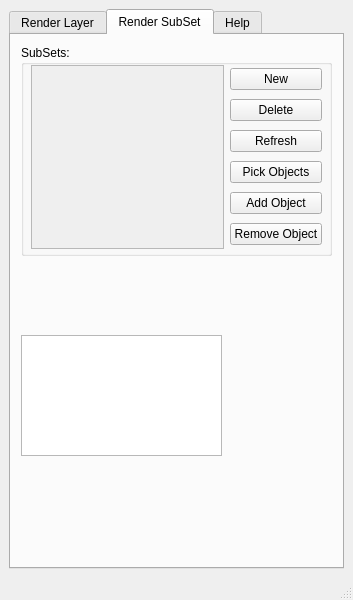
<?xml version="1.0" encoding="UTF-8"?>
<ui version="4.0">
 <class>root</class>
 <widget class="QMainWindow" name="root">
  <property name="geometry">
   <rect>
    <x>0</x>
    <y>0</y>
    <width>353</width>
    <height>600</height>
   </rect>
  </property>
  <property name="font">
   <font>
    <family>Arial</family>
   </font>
  </property>
  <property name="windowTitle">
   <string>Mental Ray Render Layer Tool V1.0 (37digital)</string>
  </property>
  <property name="locale">
   <locale language="English" country="UnitedStates"/>
  </property>
  <widget class="QWidget" name="centralwidget">
   <layout class="QHBoxLayout" name="horizontalLayout_3">
    <item>
     <widget class="QTabWidget" name="tabWidget">
      <property name="currentIndex">
       <number>1</number>
      </property>
      <widget class="QWidget" name="Tab_layer">
       <attribute name="title">
        <string>Render Layer</string>
       </attribute>
       <widget class="QWidget" name="layoutWidget">
        <property name="geometry">
         <rect>
          <x>0</x>
          <y>0</y>
          <width>2</width>
          <height>2</height>
         </rect>
        </property>
        <layout class="QHBoxLayout" name="horizontalLayout_2"/>
       </widget>
       <widget class="QGroupBox" name="groupBox">
        <property name="geometry">
         <rect>
          <x>10</x>
          <y>320</y>
          <width>311</width>
          <height>211</height>
         </rect>
        </property>
        <property name="title">
         <string>Render Status:</string>
        </property>
        <layout class="QVBoxLayout" name="verticalLayout_4">
         <item>
          <layout class="QVBoxLayout" name="verticalLayout_2">
           <item>
            <layout class="QHBoxLayout" name="horizontalLayout_renderStatus_02">
             <item>
              <widget class="QCheckBox" name="checkBox_castsShadows">
               <property name="enabled">
                <bool>true</bool>
               </property>
               <property name="text">
                <string>Casts Shadows</string>
               </property>
               <property name="checked">
                <bool>true</bool>
               </property>
              </widget>
             </item>
             <item>
              <widget class="QCheckBox" name="checkBox_receiveShadows">
               <property name="text">
                <string>Receive Shadows</string>
               </property>
               <property name="checked">
                <bool>true</bool>
               </property>
              </widget>
             </item>
            </layout>
           </item>
           <item>
            <layout class="QHBoxLayout" name="horizontalLayout_renderStatus_03">
             <item>
              <widget class="QCheckBox" name="checkBox_motionBlur">
               <property name="text">
                <string>Motion Blur</string>
               </property>
               <property name="checked">
                <bool>true</bool>
               </property>
              </widget>
             </item>
             <item>
              <widget class="QCheckBox" name="checkBox_primaryVisibility">
               <property name="text">
                <string>Primary Visibility</string>
               </property>
               <property name="checked">
                <bool>true</bool>
               </property>
              </widget>
             </item>
            </layout>
           </item>
           <item>
            <layout class="QHBoxLayout" name="horizontalLayout_renderStatus_04">
             <item>
              <widget class="QCheckBox" name="checkBox_smoothShading">
               <property name="text">
                <string>Smooth Shading</string>
               </property>
               <property name="checked">
                <bool>true</bool>
               </property>
              </widget>
             </item>
             <item>
              <widget class="QCheckBox" name="checkBox_visibleInReflections">
               <property name="text">
                <string>Visible In Reflections</string>
               </property>
               <property name="checked">
                <bool>true</bool>
               </property>
              </widget>
             </item>
            </layout>
           </item>
           <item>
            <layout class="QHBoxLayout" name="horizontalLayout_renderStatus_05">
             <item>
              <widget class="QCheckBox" name="checkBox_visibleInRefractions">
               <property name="text">
                <string>Visible In Refractions</string>
               </property>
               <property name="checked">
                <bool>true</bool>
               </property>
              </widget>
             </item>
             <item>
              <widget class="QCheckBox" name="checkBox_doubleSided">
               <property name="text">
                <string>Double Sided</string>
               </property>
               <property name="checked">
                <bool>true</bool>
               </property>
               <property name="tristate">
                <bool>false</bool>
               </property>
              </widget>
             </item>
            </layout>
           </item>
           <item>
            <widget class="QCheckBox" name="checkBox_opposite">
             <property name="enabled">
              <bool>false</bool>
             </property>
             <property name="text">
              <string>Opposite</string>
             </property>
             <property name="checked">
              <bool>false</bool>
             </property>
            </widget>
           </item>
           <item>
            <widget class="QPushButton" name="pushButton_RS_apply">
             <property name="text">
              <string>Apply</string>
             </property>
            </widget>
           </item>
          </layout>
         </item>
        </layout>
       </widget>
       <widget class="QGroupBox" name="groupBox_2">
        <property name="geometry">
         <rect>
          <x>10</x>
          <y>170</y>
          <width>311</width>
          <height>141</height>
         </rect>
        </property>
        <property name="title">
         <string>Create Materials:</string>
        </property>
        <widget class="QWidget" name="">
         <property name="geometry">
          <rect>
           <x>10</x>
           <y>30</y>
           <width>291</width>
           <height>95</height>
          </rect>
         </property>
         <layout class="QVBoxLayout" name="verticalLayout">
          <item>
           <layout class="QHBoxLayout" name="horizontalLayout_createMaterials_02">
            <item>
             <widget class="QPushButton" name="pushButton_CM_black">
              <property name="text">
               <string>Black</string>
              </property>
             </widget>
            </item>
            <item>
             <widget class="QPushButton" name="pushButton_CM_blackNoAlpha">
              <property name="text">
               <string>Black No Alpha</string>
              </property>
             </widget>
            </item>
           </layout>
          </item>
          <item>
           <layout class="QHBoxLayout" name="horizontalLayout_createMaterials_03">
            <item>
             <widget class="QPushButton" name="pushButton_CM_red">
              <property name="text">
               <string>Red</string>
              </property>
             </widget>
            </item>
            <item>
             <widget class="QPushButton" name="pushButton_CM_green">
              <property name="text">
               <string>Green</string>
              </property>
             </widget>
            </item>
            <item>
             <widget class="QPushButton" name="pushButton_CM_blue">
              <property name="text">
               <string>Blue</string>
              </property>
             </widget>
            </item>
           </layout>
          </item>
          <item>
           <layout class="QHBoxLayout" name="horizontalLayout_createMaterials_04">
            <item>
             <widget class="QPushButton" name="pushButton_CM_useBackground">
              <property name="text">
               <string>Use Background</string>
              </property>
             </widget>
            </item>
            <item>
             <widget class="QPushButton" name="pushButton_CM_zDepth">
              <property name="text">
               <string>Z Depth</string>
              </property>
             </widget>
            </item>
           </layout>
          </item>
         </layout>
        </widget>
       </widget>
       <widget class="QGroupBox" name="groupBox_3">
        <property name="geometry">
         <rect>
          <x>10</x>
          <y>10</y>
          <width>311</width>
          <height>151</height>
         </rect>
        </property>
        <property name="title">
         <string>Create Render Layers:</string>
        </property>
        <widget class="QWidget" name="">
         <property name="geometry">
          <rect>
           <x>10</x>
           <y>30</y>
           <width>291</width>
           <height>111</height>
          </rect>
         </property>
         <layout class="QVBoxLayout" name="verticalLayout_3">
          <item>
           <layout class="QHBoxLayout" name="horizontalLayout_createRenderLayers_02">
            <item>
             <widget class="QPushButton" name="pushButton_CRL_color">
              <property name="text">
               <string>Color</string>
              </property>
             </widget>
            </item>
            <item>
             <widget class="QPushButton" name="pushButton_CRL_aO">
              <property name="text">
               <string>AO</string>
              </property>
             </widget>
            </item>
           </layout>
          </item>
          <item>
           <layout class="QHBoxLayout" name="horizontalLayout_createRenderLayers_03">
            <item>
             <widget class="QPushButton" name="pushButton_CRL_keyLight">
              <property name="text">
               <string>Key Light</string>
              </property>
             </widget>
            </item>
            <item>
             <widget class="QPushButton" name="pushButton_CRL_fillLight">
              <property name="text">
               <string>Fill Light</string>
              </property>
             </widget>
            </item>
            <item>
             <widget class="QPushButton" name="pushButton_CRL_backLight">
              <property name="text">
               <string>Back Light</string>
              </property>
             </widget>
            </item>
           </layout>
          </item>
          <item>
           <layout class="QHBoxLayout" name="horizontalLayout_createRenderLayers_04">
            <item>
             <widget class="QPushButton" name="pushButton_CRL_shadow">
              <property name="text">
               <string>Shadow</string>
              </property>
             </widget>
            </item>
            <item>
             <widget class="QPushButton" name="pushButton_CRL_maskRGB">
              <property name="text">
               <string>Mask RGB</string>
              </property>
             </widget>
            </item>
           </layout>
          </item>
         </layout>
        </widget>
       </widget>
      </widget>
      <widget class="QWidget" name="Tab_subSet">
       <attribute name="title">
        <string>Render SubSet</string>
       </attribute>
       <widget class="QListWidget" name="listWidget">
        <property name="geometry">
         <rect>
          <x>10</x>
          <y>300</y>
          <width>201</width>
          <height>121</height>
         </rect>
        </property>
       </widget>
       <widget class="QGroupBox" name="groupBox_4">
        <property name="geometry">
         <rect>
          <x>10</x>
          <y>10</y>
          <width>311</width>
          <height>211</height>
         </rect>
        </property>
        <property name="title">
         <string>SubSets:</string>
        </property>
        <widget class="QWidget" name="">
         <property name="geometry">
          <rect>
           <x>10</x>
           <y>20</y>
           <width>291</width>
           <height>184</height>
          </rect>
         </property>
         <layout class="QHBoxLayout" name="horizontalLayout">
          <item>
           <widget class="QScrollArea" name="scrollArea">
            <property name="widgetResizable">
             <bool>true</bool>
            </property>
            <widget class="QWidget" name="scrollAreaWidgetContents">
             <property name="geometry">
              <rect>
               <x>0</x>
               <y>0</y>
               <width>183</width>
               <height>178</height>
              </rect>
             </property>
            </widget>
           </widget>
          </item>
          <item>
           <layout class="QVBoxLayout" name="verticalLayout_5">
            <item>
             <widget class="QPushButton" name="pushButton_SS_new">
              <property name="text">
               <string>New</string>
              </property>
             </widget>
            </item>
            <item>
             <widget class="QPushButton" name="pushButton_SS_delete">
              <property name="text">
               <string>Delete</string>
              </property>
             </widget>
            </item>
            <item>
             <widget class="QPushButton" name="pushButton_SS_refresh">
              <property name="text">
               <string>Refresh</string>
              </property>
             </widget>
            </item>
            <item>
             <widget class="QPushButton" name="pushButton_SS_pickObjects">
              <property name="text">
               <string>Pick Objects</string>
              </property>
             </widget>
            </item>
            <item>
             <widget class="QPushButton" name="pushButton_SS_addObject">
              <property name="text">
               <string>Add Object</string>
              </property>
             </widget>
            </item>
            <item>
             <widget class="QPushButton" name="pushButton_SS_removeObject">
              <property name="text">
               <string>Remove Object</string>
              </property>
             </widget>
            </item>
           </layout>
          </item>
         </layout>
        </widget>
       </widget>
      </widget>
      <widget class="QWidget" name="tab_help">
       <attribute name="title">
        <string>Help</string>
       </attribute>
      </widget>
     </widget>
    </item>
   </layout>
  </widget>
  <widget class="QStatusBar" name="statusbar"/>
  <action name="actionOpen">
   <property name="text">
    <string>Open</string>
   </property>
  </action>
 </widget>
 <resources/>
 <connections>
  <connection>
   <sender>checkBox_doubleSided</sender>
   <signal>clicked(bool)</signal>
   <receiver>checkBox_opposite</receiver>
   <slot>setDisabled(bool)</slot>
   <hints>
    <hint type="sourcelabel">
     <x>203</x>
     <y>417</y>
    </hint>
    <hint type="destinationlabel">
     <x>90</x>
     <y>446</y>
    </hint>
   </hints>
  </connection>
 </connections>
</ui>
